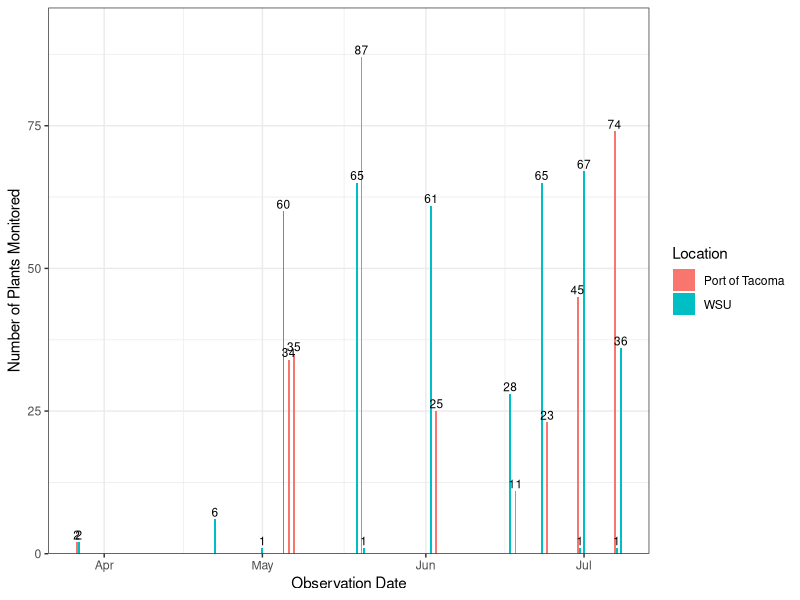
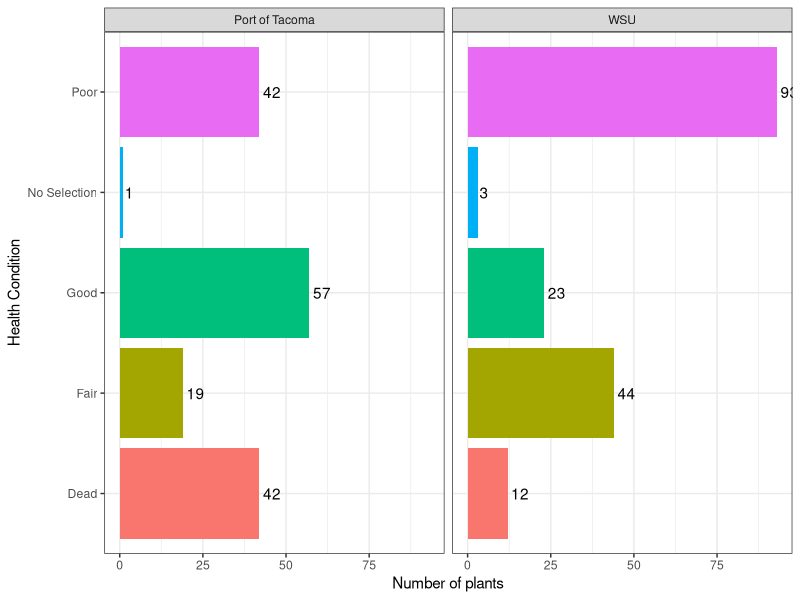
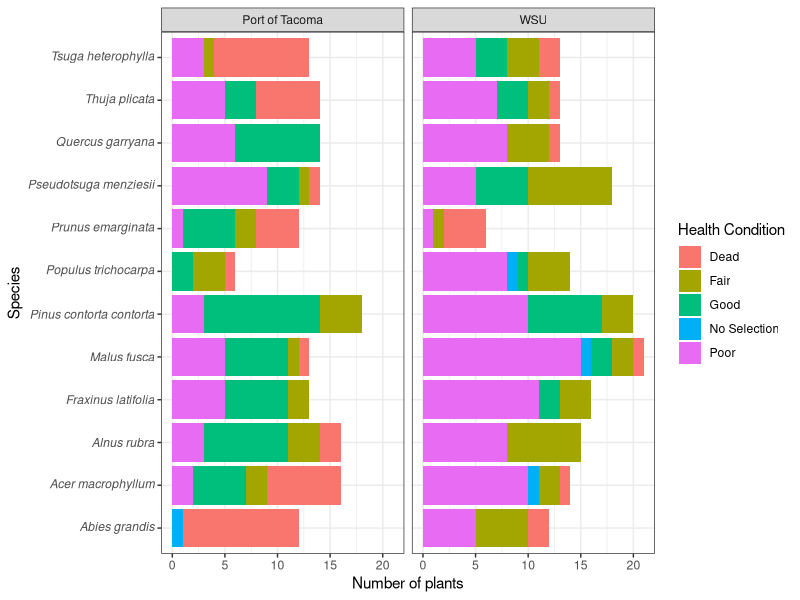

The R script that drew these images, in order:
## ---- chunk 1
knitr::opts_chunk$set(echo = FALSE)
## ---- chunk 2
library(tidyverse)
library(kableExtra)
## ---- chunk 3
data <-read.csv("./data/observations-7.13.26.csv")
#data <- data[c(1,4,8,14,43,47:60)]
## ---- chunk 4
data <- data %>%
  mutate(
    location = case_when(
      str_starts(field.plant.number..from.tag.or.map., "POT") ~ "Port of Tacoma",
      TRUE ~ "WSU"
  )
) %>%
  mutate(
    field.plant.health.condition = case_when(
      is.na(field.plant.health.condition) ~ "No Selection",
      field.plant.health.condition == "" ~ "No Selection",
      TRUE ~ field.plant.health.condition
    ) 
  ) %>%
   mutate(
    scientific_name = str_trim(scientific_name),
    scientific_name = recode(
      scientific_name,
      "Quercus garryana garryana" = "Quercus garryana",
      "Pseudotsuga" = "Pseudotsuga menziesii"
    )
  ) %>%
   filter(
    !is.na(scientific_name),
    scientific_name != "",
    !is.na(`field.plant.number..from.tag.or.map.`),
    `field.plant.number..from.tag.or.map.` != ""
  ) %>% 
   mutate(
    observed_on = as.Date(observed_on),
    scientific_name = factor(scientific_name),
    field.plant.health.condition = factor(field.plant.health.condition),
    field.foliage...insect.feeding = factor(field.foliage...insect.feeding),
    field.foliage...deformation = factor(field.foliage...deformation),
    field.woody.tissue....structural.damage = factor(field.woody.tissue....structural.damage),
    field.woody.tissue...signs.of.disease = factor(field.woody.tissue...signs.of.disease),
    field.woody.tissue...insect.activity = factor(field.woody.tissue...insect.activity),
    field.woody.tissue...symptoms = factor(field.woody.tissue...symptoms),
    field.root.collar...signs.of.disease = factor(field.root.collar...signs.of.disease),
    field.critical.root.zone..within.canopy.drip.line....damage.or.concerns =
    factor(field.critical.root.zone..within.canopy.drip.line....damage.or.concerns),
    location = factor(location) 
    )%>%
   mutate(
    field.plant.number..from.tag.or.map. =
      field.plant.number..from.tag.or.map. %>%
      str_replace(regex("^wsup", ignore_case = TRUE), "WSUP") %>%  # fix capitalization
      str_replace("^WSUP\\.", "WSUP") %>%                          # remove period
      str_replace("^WSUP(\\d)", "WSUP \\1") %>%                    # add missing space
      str_squish()                                                 # clean extra spaces
      )
## ---- chunk 5
Plant.Summary <- data %>%
  group_by(location) %>%
  summarise(
    Observations = n(),
    Unique.Plants = n_distinct(field.plant.number..from.tag.or.map.)
  )
## ---- chunk 6
obs.by.date <- data %>%
 mutate(observed_on = as.Date(observed_on)) %>%
  count(observed_on, location)
## ---- chunk 7
pd <- position_dodge2(width = 0.9, preserve = "single")
ggplot(obs.by.date,
       aes(observed_on, n, fill = location)) +
  geom_col(
    position = pd,
    width = 0.8
  ) +
  geom_text(
    aes(label = n),
    position = pd,
    vjust = -0.3,
    size = 3
  ) +
  scale_y_continuous(
    expand = expansion(mult = c(0, 0.1))
  ) +
  theme_bw() +
  labs(
    x = "Observation Date",
    y = "Number of Plants Monitored",
    fill = "Location"
  )
## ---- chunk 8
most.recent.data <- data %>%
  mutate(observed_on = as.Date(observed_on)) %>%
  group_by(field.plant.number..from.tag.or.map.) %>%
  slice_max(observed_on, n = 1, with_ties = FALSE) %>%
  ungroup()
## ---- chunk 9
ggplot(
  most.recent.data,
  aes(field.plant.health.condition,
      fill = field.plant.health.condition)
) +
  geom_bar() +
  stat_count(
    aes(label = after_stat(count)),
    geom = "text",
    hjust = -0.2
  ) +
  coord_flip() +
  facet_wrap(~location) +
  theme_bw()+ 
  guides(fill="none")+
  labs(    
    x = "Health Condition",
    y = "Number of plants"
    )
## ---- chunk 10
ggplot(
  most.recent.data,
  aes(
    x = scientific_name,
    fill = field.plant.health.condition
  )
) +
  geom_bar() +
  facet_wrap(~ location,nrow=1) +
  coord_flip() +
  scale_x_discrete(labels = function(x) parse(text = paste0("italic('", x, "')"))) +
  theme_bw() +
  labs(
    x = "Species",
    y = "Number of plants",
    fill = "Health Condition"
  )
## ---- chunk 11
Health.Conflicts <- data %>%
  group_by(`field.plant.number..from.tag.or.map.`) %>%
  filter(n_distinct(`field.plant.health.condition`, na.rm = TRUE) > 1) %>%
  arrange(`field.plant.number..from.tag.or.map.`)
## ---- chunk 12
Health.Conflict.Summary <- data %>%
  group_by(`field.plant.number..from.tag.or.map.`,scientific_name) %>%
  summarise(
    n_entries = n(),
    n_health_conditions = n_distinct(`field.plant.health.condition`, na.rm = TRUE),
    health_conditions = paste(unique(na.omit(`field.plant.health.condition`)), collapse = ", "),
    .groups = "drop"
  ) %>%
  filter(n_health_conditions > 1) %>%
  arrange(`field.plant.number..from.tag.or.map.`)
kable(Health.Conflict.Summary[c(1:3,5)])

## ---- chunk 13
# Good <-> Fair

good_fair <- Health.Conflict.Summary %>%

  filter(health_conditions %in% c("Good, Fair", "Fair, Good"))

# Fair <-> Poor

fair_poor <- Health.Conflict.Summary %>%

  filter(health_conditions %in% c("Fair, Poor", "Poor, Fair"))

# Dead transitions

dead_transition <- Health.Conflict.Summary %>%

  filter(str_detect(health_conditions, "Dead")) %>%

  filter(

    str_detect(health_conditions, "Poor") |

    str_detect(health_conditions, "Fair")

  )

## ---- chunk 14
kable(good_fair)
## ---- chunk 15
kable(fair_poor)
## ---- chunk 16
kable(dead_transition)
## ---- chunk 17

All_Dead <- data %>%

  filter(`field.plant.health.condition` == "Dead") %>%

  group_by(`field.plant.number..from.tag.or.map.`, scientific_name) %>%

  summarise(

    n_dead_records = n(),

    n_total_records = n_distinct(observed_on), # replace with your date field if desired

    .groups = "drop"

  ) %>%

  arrange(`field.plant.number..from.tag.or.map.`)

kable(All_Dead)
## ---- chunk 18
insect.activity <- data %>% 
  filter(
    field.woody.tissue...insect.activity != "No Selection" & 
    field.woody.tissue...insect.activity != "None" &
    field.woody.tissue...insect.activity != "Not Sure" &
    field.woody.tissue...insect.activity != "" 
  ) %>%
  droplevels() %>%
  group_by(field.plant.number..from.tag.or.map.,scientific_name) %>%
  summarize(
    n_entries = n(),
    n_signs.of.disease = n_distinct(field.woody.tissue...insect.activity, na.rm = TRUE),
    insect.activity = paste(unique(na.omit(field.woody.tissue...insect.activity)), collapse = ", "),
    .groups = "drop"
    ) %>%
  arrange(field.plant.number..from.tag.or.map.)
kable(insect.activity[c(1,2,5)])
## ---- chunk 19
signs.of.disease <- data %>% 
  filter(
    field.woody.tissue...signs.of.disease != "No Selection" & 
    field.woody.tissue...signs.of.disease != "None" &
    field.woody.tissue...signs.of.disease != "Not Sure" &
    field.woody.tissue...signs.of.disease != "" 
  ) %>%
  droplevels() %>%
  group_by(field.plant.number..from.tag.or.map.,scientific_name) %>%
  summarize(
    n_entries = n(),
    n_signs.of.disease = n_distinct(field.woody.tissue...signs.of.disease, na.rm = TRUE),
    signs.of.disease = paste(unique(na.omit(field.woody.tissue...signs.of.disease)), collapse = ", "),
    .groups = "drop"
    ) %>%
  arrange(field.plant.number..from.tag.or.map.)
kable(signs.of.disease[c(1,2,5)])
